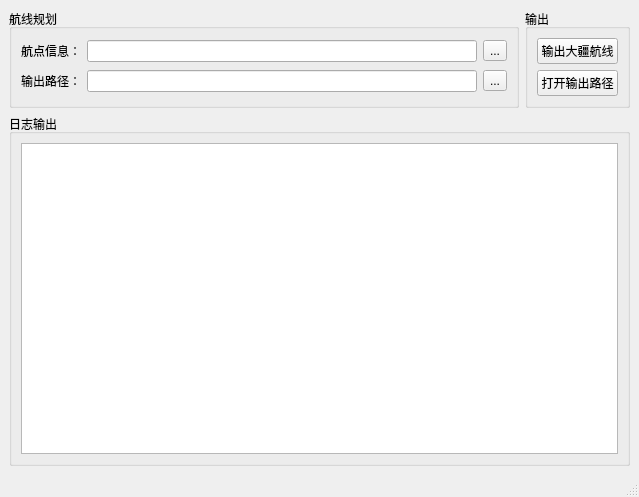
<?xml version="1.0" encoding="UTF-8"?>
<ui version="4.0">
 <class>MainWindow</class>
 <widget class="QMainWindow" name="MainWindow">
  <property name="geometry">
   <rect>
    <x>0</x>
    <y>0</y>
    <width>639</width>
    <height>497</height>
   </rect>
  </property>
  <property name="windowTitle">
   <string>Smart3D waypoins generator</string>
  </property>
  <widget class="QWidget" name="centralwidget">
   <layout class="QVBoxLayout" name="verticalLayout_4">
    <item>
     <layout class="QHBoxLayout" name="horizontalLayout_2">
      <item>
       <widget class="QGroupBox" name="groupBox">
        <property name="title">
         <string>航线规划</string>
        </property>
        <layout class="QVBoxLayout" name="verticalLayout">
         <item>
          <layout class="QHBoxLayout" name="horizontalLayout">
           <item>
            <widget class="QLabel" name="label">
             <property name="text">
              <string>航点信息：</string>
             </property>
            </widget>
           </item>
           <item>
            <widget class="QLineEdit" name="lineEdit"/>
           </item>
           <item>
            <widget class="QToolButton" name="toolButton">
             <property name="text">
              <string>...</string>
             </property>
            </widget>
           </item>
          </layout>
         </item>
         <item>
          <layout class="QHBoxLayout" name="horizontalLayout_3">
           <item>
            <widget class="QLabel" name="label_2">
             <property name="text">
              <string>输出路径：</string>
             </property>
            </widget>
           </item>
           <item>
            <widget class="QLineEdit" name="lineEdit_2"/>
           </item>
           <item>
            <widget class="QToolButton" name="toolButton_2">
             <property name="text">
              <string>...</string>
             </property>
            </widget>
           </item>
          </layout>
         </item>
        </layout>
       </widget>
      </item>
      <item>
       <widget class="QGroupBox" name="groupBox_3">
        <property name="title">
         <string>输出</string>
        </property>
        <layout class="QVBoxLayout" name="verticalLayout_3">
         <item>
          <widget class="QPushButton" name="pushButton">
           <property name="text">
            <string>输出大疆航线</string>
           </property>
          </widget>
         </item>
         <item>
          <widget class="QPushButton" name="pushButton_2">
           <property name="text">
            <string>打开输出路径</string>
           </property>
          </widget>
         </item>
        </layout>
       </widget>
      </item>
     </layout>
    </item>
    <item>
     <widget class="QGroupBox" name="groupBox_2">
      <property name="title">
       <string>日志输出</string>
      </property>
      <layout class="QVBoxLayout" name="verticalLayout_2">
       <item>
        <widget class="QPlainTextEdit" name="plainTextEdit">
         <property name="undoRedoEnabled">
          <bool>false</bool>
         </property>
         <property name="readOnly">
          <bool>true</bool>
         </property>
        </widget>
       </item>
      </layout>
     </widget>
    </item>
   </layout>
  </widget>
  <widget class="QMenuBar" name="menubar">
   <property name="geometry">
    <rect>
     <x>0</x>
     <y>0</y>
     <width>639</width>
     <height>33</height>
    </rect>
   </property>
  </widget>
  <widget class="QStatusBar" name="statusbar"/>
 </widget>
 <resources/>
 <connections/>
</ui>
